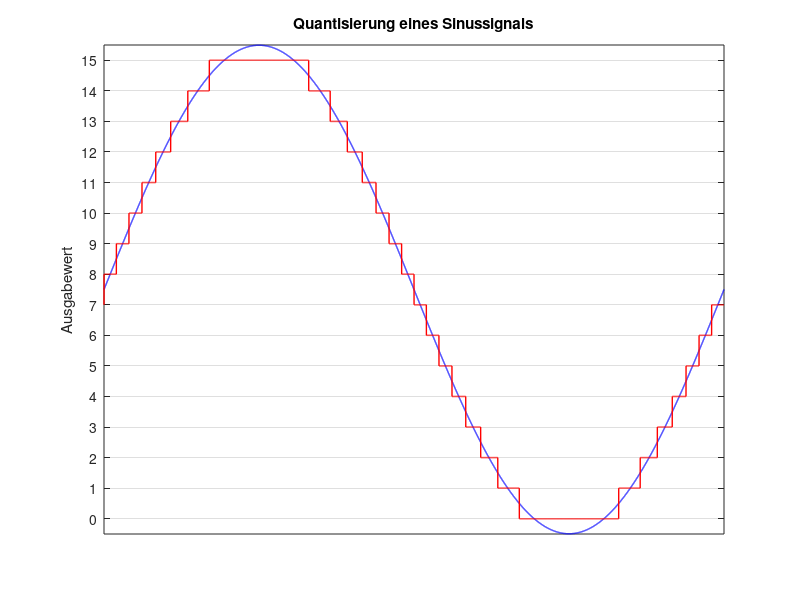
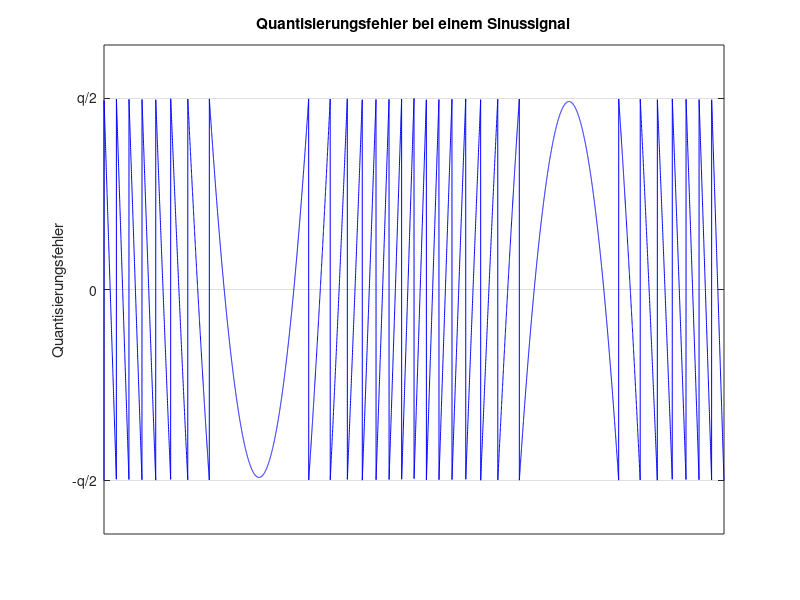

These charts were generated, in order, by the following MATLAB code:
function daten_ad_umsetzer
% Quantisierung eines A/D-Umsetzers
%
%------------------------------------------------
% (c) Eberhard Gamm (www.ibega.de),
%     LIKE (www.like.e-technik.uni-erlangen.de),
%     2013
%------------------------------------------------

close all;

t = ( 0 : 10000 ) / 10000;
x = 0.999 * sin( 2 * pi * t );
n = 16;
q = 2 / n;
x_q = q * ( round( x / q - 0.5 ) + 0.5 );
n_q = x_q - x;

figure(1);
plot(t,x,'b-','Linewidth',1);
hold on
plot(t,x_q,'r-','Linewidth',1);
hold off;
grid;
axis([0 1 -1 1]);
set(gca,'YTick',q*((-n/2:n/2-1)+0.5));
set(gca,'YTickLabel',0:n-1);
set(gca,'XTick',[]);
ylabel('Ausgabewert');
title('Quantisierung eines Sinussignals');

figure(2);
plot(t,n_q,'b-');
grid;
axis([0 1 -0.08 0.08]);
set(gca,'YTick',0.5*q*[-1 0 1]);
set(gca,'YTickLabel',{'-q/2','0','q/2'});
set(gca,'XTick',[]);
ylabel('Quantisierungsfehler');
title('Quantisierungsfehler bei einem Sinussignal');
